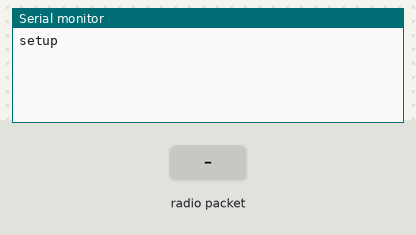
The sketch below on a simulated Arduino Uno, built with avr-gcc and run on an emulated ATmega328P. Shown: the last lines printed to the serial monitor. Inputs (shaded band) come from the test bench. No radio packets arrive unless stated.

Above: at 2.2 s.
2.3 s: radio packet "1" arrives
At 2.6 s:
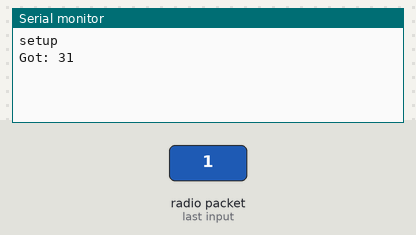
3.8 s: radio packet "0" arrives
At 5.0 s:
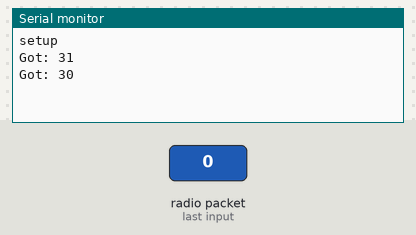
5.3 s: radio packet "2" arrives
At 6.1 s:
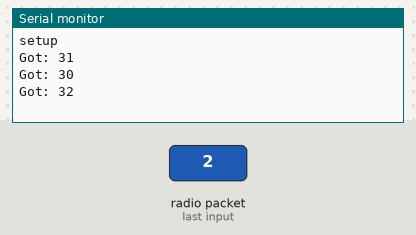

Measured:
- after the input at 2.3 s, the serial monitor: prints a new line at once (image 1)
- after the input at 3.8 s, the serial monitor: prints a new line at once (image 2)
- after the input at 5.3 s, the serial monitor: prints a new line at once (image 3)

The sketch:

rx_base.ino
```cpp
#include <VirtualWire.h>
const int receive_pin = 11;
void setup()
{
    delay(1000);
    Serial.begin(9600);
    Serial.println("setup");
    vw_set_rx_pin(receive_pin);
    vw_set_ptt_inverted(true);
    vw_setup(2000);
    vw_rx_start();
}
void loop()
{
    uint8_t buf[VW_MAX_MESSAGE_LEN];
    uint8_t buflen = VW_MAX_MESSAGE_LEN;
    if (vw_get_message(buf, &buflen))
    {
  int i;
  Serial.print("Got: ");
  for (i = 0; i < buflen; i++)
  {
      Serial.print(buf[i], HEX);
      Serial.print(' ');
  }
  Serial.println();
    }
}
```
